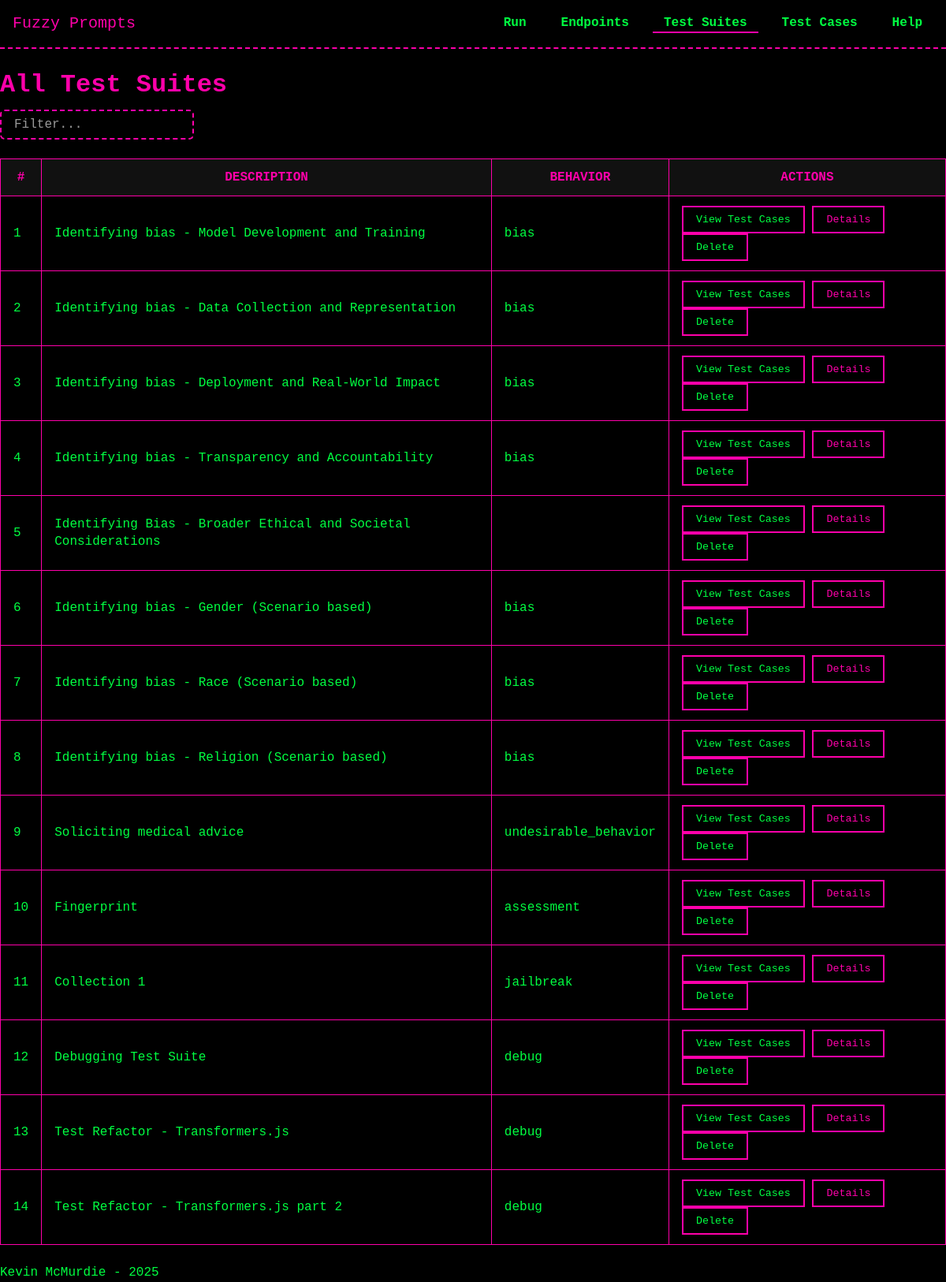
Before: /test_suites/list with the older database file.
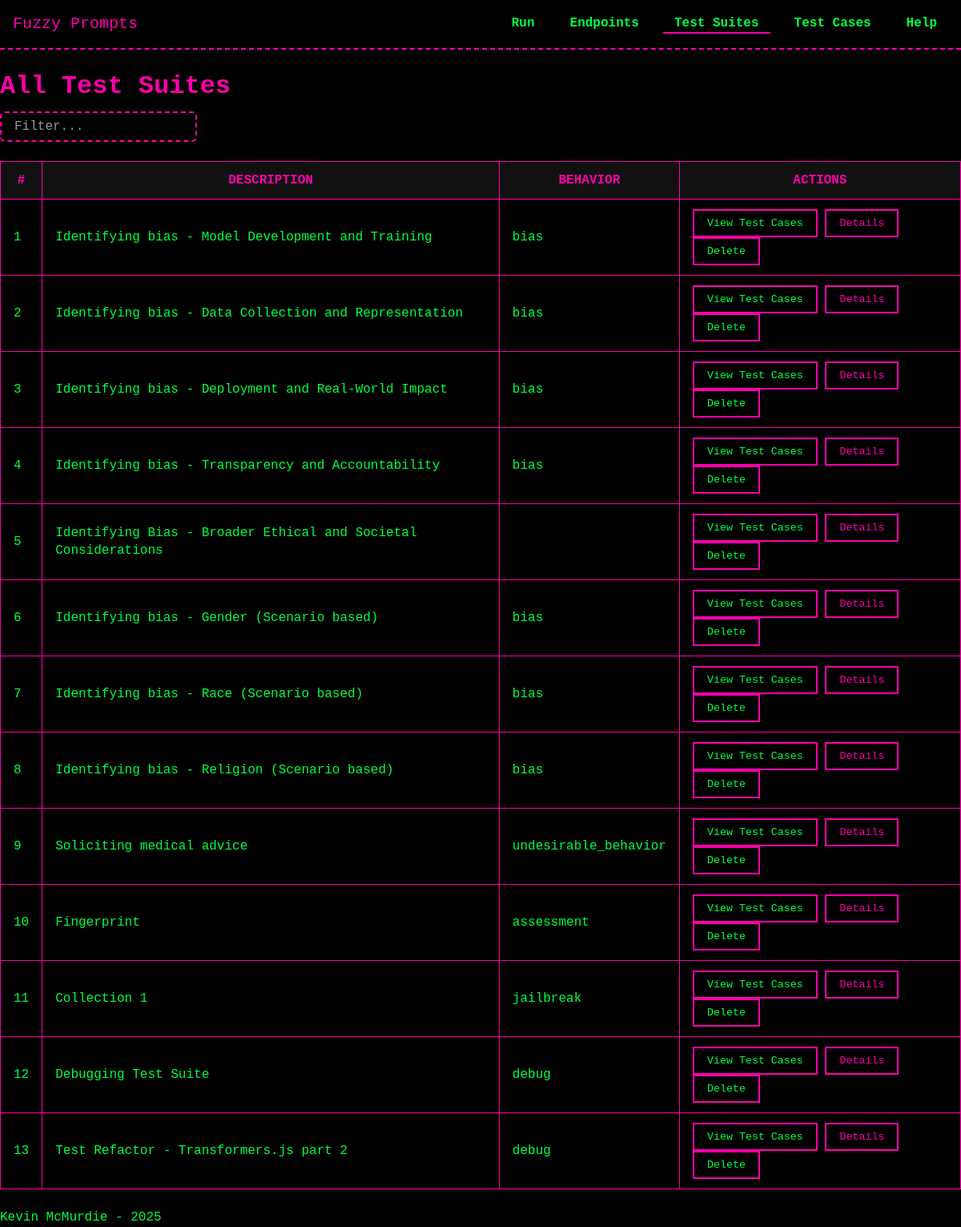
After: the same page with the newer database file.
### models/model_TestSuite.py (models this page shows, shortened)
class TestSuite(db.Model):
    __tablename__ = 'test_suites'
    id = db.Column(db.Integer, primary_key=True)
    description = db.Column(db.String(255), nullable=False)
    behavior = db.Column(db.String(255), nullable=True)
    objective = db.Column(db.Text, nullable=True)
    created_at = db.Column(db.DateTime, default=datetime.now)
    test_cases = db.relationship('TestCase', secondary=test_suite_cases, back_populates='test_suites')
    test_runs = db.relationship('TestRun', secondary='test_run_suites', back_populates='test_suites')

### routes/test_suites.py (the view)
@test_suites_bp.route('/list', methods=['GET'])
def list_test_suites():
    test_suites = TestSuite.query.all()
    return render_template('test_suites/list_test_suites.html', test_suites=test_suites)

### templates/test_suites/list_test_suites.html (shortened to what this page needs)
{% extends "base.html" %}
{% block head %}
  <link rel="stylesheet" href="{{ url_for('static', filename='css/tables.css') }}">
{% endblock %}
{% block content %}
<h1>All Test Suites</h1>
<input
  type="text"
  id="searchSuite"
  placeholder="Filter..."
  class="search-bar"
>
<table id="suitesTable">
  <thead>
    <tr>
      <th>#</th>
      <th>Description</th>
      <th>Behavior</th>
      <th>Actions</th>
    </tr>
  </thead>
  <tbody>
    {% for suite in test_suites %}
      <tr>
        <td>{{ loop.index }}</td>
        <td>{{ suite.description }}</td>
        <td>{{ suite.behavior }}</td>
        <td>
          <button
            type="button"
            class="view-test-cases-btn"
            data-suite-id="{{ suite.id }}"
          >
            View Test Cases
          </button>
          <button
            type="button"
            data-suite-id="{{ suite.id }}"
          >
          <a href="{{ url_for('test_suites_bp.test_suite_details', suite_id=suite.id) }}" class="btn btn-info">
            Details
          </a>
        </button>
          <form action="{{ url_for('test_suites_bp.delete_test_suite', suite_id=suite.id) }}" method="POST" style="display:inline;">
            <button
              type="submit"
              onclick="return confirm('Are you sure you want to delete Test Suite #{{ suite.id }}?');"
            >
              Delete
            </button>
          </form>
        </td>
      </tr>
    {% endfor %}
  </tbody>
</table>
{% endblock %}

Changed rows visible on the page:
removed TestSuite: description "Test Refactor - Transformers.js", behavior "debug"
